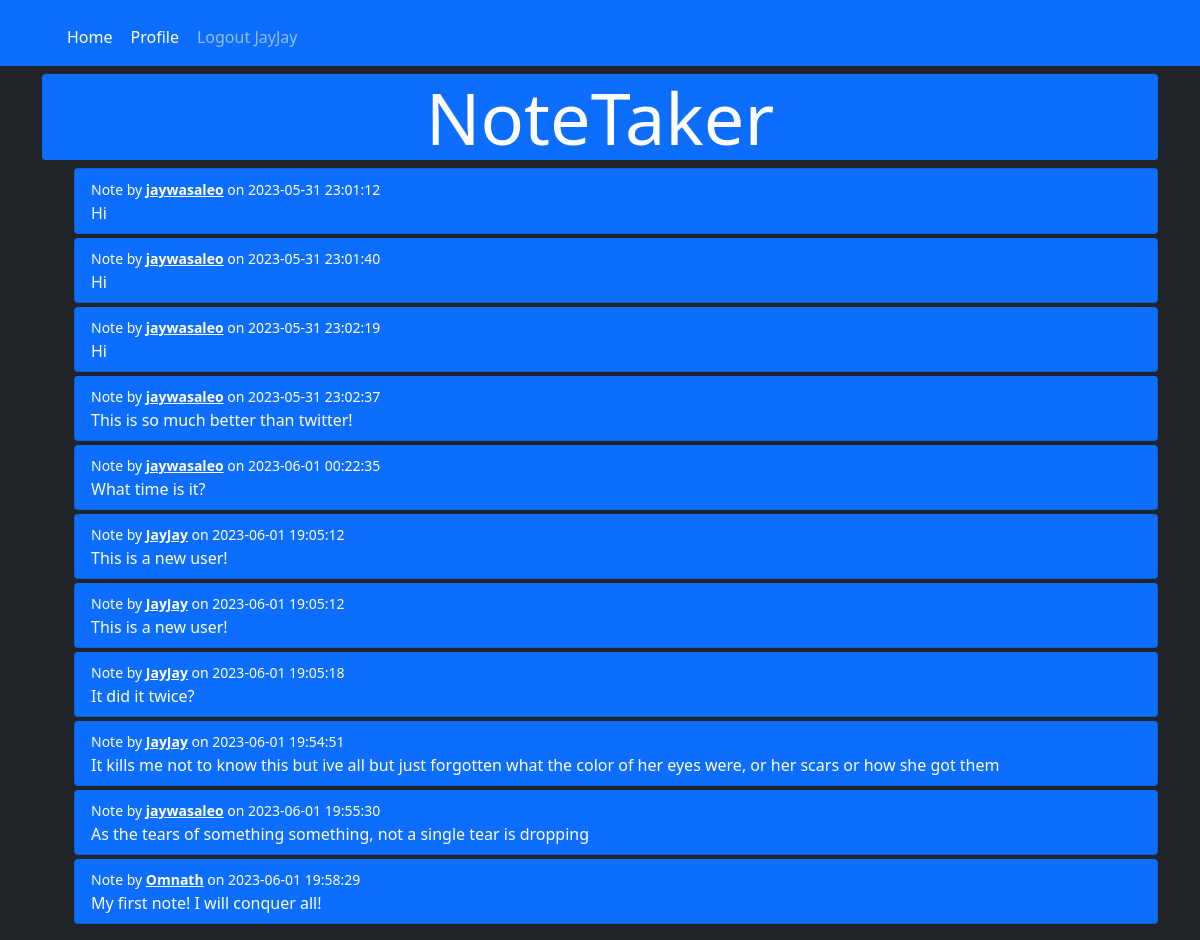
The app's page / (signed in) with its own data.
### website/models.py (models this page shows)
class User(db.Model, UserMixin):
    id = db.Column(db.Integer, primary_key = True)
    email = db.Column(db.String(150), unique = True)
    password = db.Column(db.String(150))
    username = db.Column(db.String(50))
    notes = db.relationship('Note')

class Note(db.Model):
    id = db.Column(db.Integer, primary_key = True)
    data = db.Column(db.String(10000))
    date = db.Column(db.DateTime(timezone = True), default = func.now())
    user_id = db.Column(db.Integer, db.ForeignKey('user.id'))

### website/views.py (the view, shortened to what this page needs)
@views.route('/', methods=['GET', 'POST'])
@login_required
def home():
    all_notes = Note.query.all()
    all_users = User.query.all()
    return render_template("home.html", user=current_user, notelist=all_notes, userlist=all_users)

### website/__init__.py (called while the page is built)
def create_app():
    app = Flask(__name__)
    app.config['SECRET_KEY'] = 'asddfgghjhjk'
    app.config['SQLALCHEMY_DATABASE_URI'] = f'sqlite:///{DB_NAME}'
    db.init_app(app)
    from .views import views
    from .auth import auth
    app.register_blueprint(views, url_prefix='/')
    app.register_blueprint(auth, url_prefix='/')
    from .models import User, Note
    with app.app_context():
        db.create_all()
    login_manager = LoginManager()
    login_manager.login_view = 'auth.login'
    login_manager.init_app(app)
    @login_manager.user_loader
    def load_user(id):
        return User.query.get(int(id))
    return app

### website/templates/home.html
{% extends "base.html" %} {% block title %}Home{% endblock %}
{% block content%}
<h1 class="display-2 text-center bg-primary rounded">
    NoteTaker
</h1>
<ul>
    {% for note in notelist %}
        {% for user in userlist %}
            {% if user.id == note.user_id %}
                <li class="list-group-item my-1 rounded bg-primary text-white">
                    <small>Note by <b><a class="text-white" href="{{ url_for('views.user', username=user.username) }}">{{user.username}}</a></b> on {{note.date}}</small>
                    <br />
                    {{ note.data }}
                </li>
            {% endif %}
        {% endfor %}
    {% endfor %}
</ul>
{% endblock %}

### website/templates/base.html (shortened to what this page needs)
<!DOCTYPE html>
<html lang="en">
<head>
    <link href="https://cdn.jsdelivr.net/npm/bootstrap@5.0.2/dist/css/bootstrap.min.css" rel="stylesheet">
</head>
<body class="bg-dark text-white">
    <nav class="navbar navbar-expand-md navbar-dark bg-primary">
        <div class="container-xl">
            <div class="ms-3 mt-2 collapse navbar-collapse" id="main-nav">
                <ul class="navbar-nav">
                    {% if user.is_authenticated %}
                    <li class="nav-item"><a class="btn btn-primary nav-link text-white" id="home" href="/">Home</a></li>
                    <li class="nav-item"><a class="btn btn-primary nav-link text-white" id="user" href="{{ url_for('views.user', username=current_user.username) }}">Profile</a></li>
                    <li class="nav-item"><a class="btn btn-primary nav-link" id="logout" href="/logout">Logout {{current_user.username}}</a></li>
                    {% else %}
                    <li class="nav-item"><a class="btn btn-primary nav-link" id="login" href="login">Login</a></li>
                    <li class="nav-item"><a class="btn btn-primary nav-link" id="signup" href="signup">Sign Up</a></li>
                    {% endif %}
                </ul>
            </div>
        </div>
    </nav>
    <div class="container mt-2">
        {% block content %}
        {% endblock %}
    </div>
</body>
</html>

### records on screen
User: username "JayJay"
Note: date "2023-05-31 23:01:12", data "Hi"
User: username "jaywasaleo"
Note: date "2023-05-31 23:01:40", data "Hi"
Note: date "2023-05-31 23:02:19", data "Hi"
Note: date "2023-05-31 23:02:37", data "This is so much better than twitter!"
Note: date "2023-06-01 00:22:35", data "What time is it?"
Note: date "2023-06-01 19:05:12", data "This is a new user!"
Note: date "2023-06-01 19:05:12", data "This is a new user!"
Note: date "2023-06-01 19:05:18", data "It did it twice?"
Note: date "2023-06-01 19:54:51", data "It kills me not to know this but ive all but just forgotten what the color of her eyes were, or her scars or how she got them"
Note: date "2023-06-01 19:55:30", data "As the tears of something something, not a single tear is dropping"
Note: date "2023-06-01 19:58:29", data "My first note! I will conquer all!"
User: username "Omnath"
